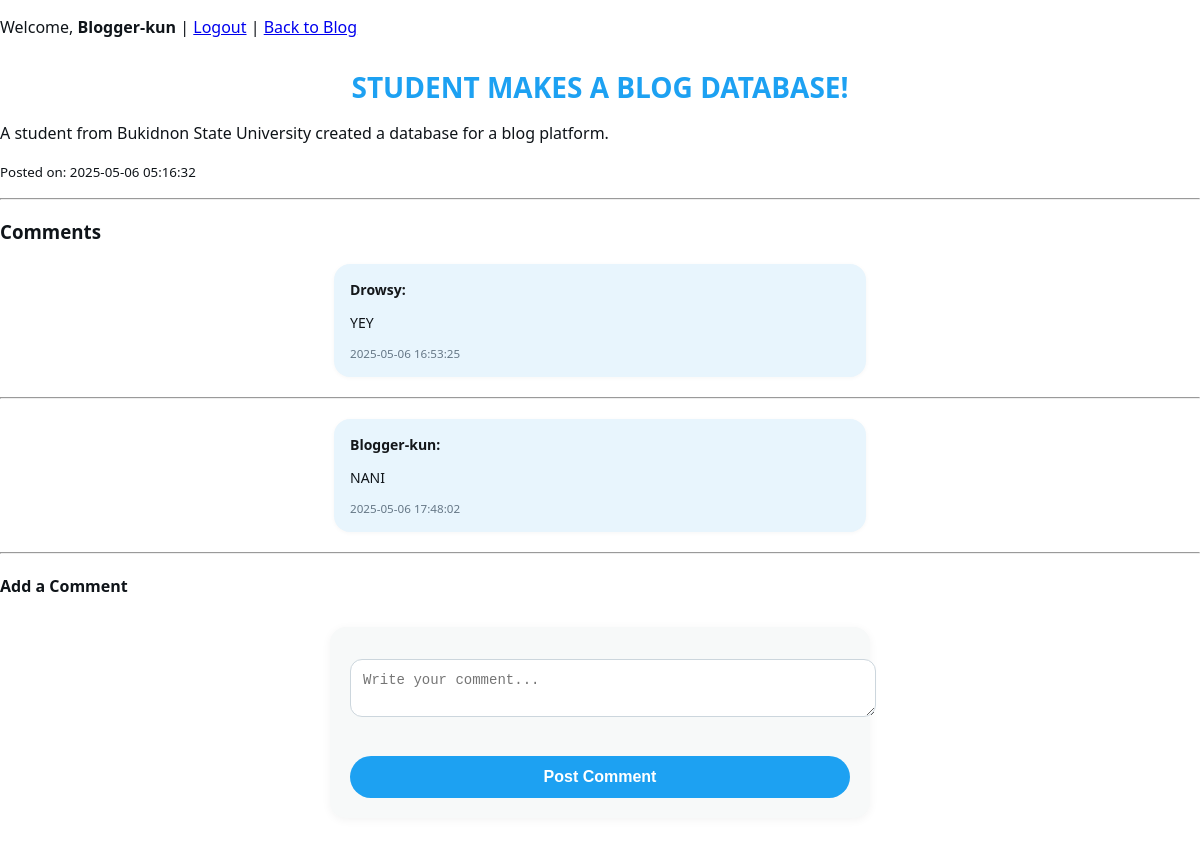
The page /view.php?id=1 (signed in) on the database its author committed.
### tables this page shows
CREATE TABLE `posts` (
  `id` int(11) NOT NULL,
  `title` varchar(255) NOT NULL,
  `content` text NOT NULL,
  `created_at` datetime DEFAULT current_timestamp(),
  `user_id` int(11) DEFAULT NULL
);

CREATE TABLE `comments` (
  `id` int(11) NOT NULL,
  `post_id` int(11) NOT NULL,
  `author` varchar(100) NOT NULL,
  `comment` text NOT NULL,
  `created_at` timestamp NOT NULL DEFAULT current_timestamp()
);

### view.php (the view, shortened to what this page needs)
<?php
include 'db.php';
if (isset($_GET['id'])) {
    $id = intval($_GET['id']);
    $stmt = $conn->prepare("SELECT * FROM posts WHERE id = ?");
    $stmt->bind_param("i", $id);
    $stmt->execute();
    $post_result = $stmt->get_result();
    $post = $post_result->fetch_assoc();
    $comment_stmt = $conn->prepare("SELECT * FROM comments WHERE post_id = ? ORDER BY created_at ASC");
    $comment_stmt->bind_param("i", $id);
    $comment_stmt->execute();
    $comments = $comment_stmt->get_result();
} else {
    echo "Post ID is missing.";
    exit;
}
?>
<!DOCTYPE html>
<html>
<head>
    <link rel="stylesheet" href="style.css">
</head>
<body>
<p>
    Welcome, <strong><?php echo htmlspecialchars($_SESSION['username']); ?></strong> |
    <a href="logout.php">Logout</a> |
    <a href="index.php">Back to Blog</a>
</p>
<h2><?php echo htmlspecialchars($post['title']); ?></h2>
<p><?php echo nl2br(htmlspecialchars($post['content'])); ?></p>
<p><small>Posted on: <?php echo $post['created_at']; ?></small></p>
<hr>
<h3>Comments</h3>
<?php if ($comments->num_rows > 0): ?>
    <?php while ($row = $comments->fetch_assoc()): ?>
        <div class="comment">
            <strong><?php echo htmlspecialchars($row['author']); ?>:</strong><br>
            <p><?php echo nl2br(htmlspecialchars($row['comment'])); ?></p>
            <small><?php echo $row['created_at']; ?></small>
        </div>
        <hr>
    <?php endwhile; ?>
<?php else: ?>
    <p>No comments yet.</p>
<?php endif; ?>
<h4>Add a Comment</h4>
<form method="POST">
    <textarea name="comment" placeholder="Write your comment..." required></textarea><br><br>
    <input type="submit" value="Post Comment">
</form>
</body>
</html>

### style.css (style rules this page uses)
body { font-family: 'Segoe UI', Tahoma, Geneva, Verdana, sans-serif; background-color: #ffffff; color: #0f1419; margin: 0; padding: 0; }
h2 { text-align: center; font-weight: 700; margin: 30px 0 10px; font-size: 28px; color: #1da1f2; }
form { width: 90%; max-width: 500px; margin: 30px auto; padding: 20px; background-color: #f7f9f9; border-radius: 16px; box-shadow: 0 2px 10px rgba(0, 0, 0, 0.05); }
input[type="text"], input[type="email"], textarea { width: 100%; padding: 12px; margin: 12px 0; border: 1px solid #ccd6dd; border-radius: 12px; background-color: #fff; font-size: 14px; color: #14171a; }
input[type="submit"] { width: 100%; padding: 12px; font-size: 16px; background-color: #1da1f2; color: white; border: none; border-radius: 9999px; cursor: pointer; font-weight: bold; transition: background-color 0.2s ease-in-out; }
.comment { margin: 20px auto; padding: 16px; background-color: #e8f5fd; border-radius: 16px; max-width: 500px; font-size: 14px; color: #0f1419; box-shadow: 0 1px 4px rgba(0, 0, 0, 0.04); }
.comment strong { color: #14171a; }
.comment small { color: #657786; display: block; margin-top: 6px; }

### rows shown on the page
posts: title "STUDENT MAKES A BLOG DATABASE!", content "A student from Bukidnon State University created a database for a blog platform.", created_at "2025-05-06 05:16:32"
comments: author "Drowsy", comment "YEY", created_at "2025-05-06 16:53:25"
comments: author "Blogger-kun", comment "NANI", created_at "2025-05-06 17:48:02"

### other values the page prints
$_SESSION['username'] "Blogger-kun"
